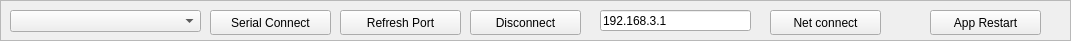
   <widget class="QFrame" name="frame">
    <property name="geometry">
     <rect>
      <x>7</x>
      <y>10</y>
      <width>1071</width>
      <height>41</height>
     </rect>
    </property>
    <property name="frameShape">
     <enum>QFrame::StyledPanel</enum>
    </property>
    <property name="frameShadow">
     <enum>QFrame::Raised</enum>
    </property>
    <property name="lineWidth">
     <number>4</number>
    </property>
    <property name="midLineWidth">
     <number>3</number>
    </property>
    <widget class="QPushButton" name="pushButtonConnect">
     <property name="geometry">
      <rect>
       <x>210</x>
       <y>10</y>
       <width>121</width>
       <height>25</height>
      </rect>
     </property>
     <property name="text">
      <string>Serial Connect</string>
     </property>
    </widget>
    <widget class="QComboBox" name="comboBoxPort">
     <property name="geometry">
      <rect>
       <x>10</x>
       <y>10</y>
       <width>191</width>
       <height>22</height>
      </rect>
     </property>
    </widget>
    <widget class="QPushButton" name="pushButtonDisconnect">
     <property name="geometry">
      <rect>
       <x>470</x>
       <y>10</y>
       <width>111</width>
       <height>25</height>
      </rect>
     </property>
     <property name="text">
      <string>Disconnect</string>
     </property>
    </widget>
    <widget class="QPushButton" name="pushButtonAppRestart">
     <property name="geometry">
      <rect>
       <x>930</x>
       <y>10</y>
       <width>111</width>
       <height>25</height>
      </rect>
     </property>
     <property name="text">
      <string>App Restart</string>
     </property>
    </widget>
    <widget class="QPushButton" name="pushButtonRefreshPort">
     <property name="geometry">
      <rect>
       <x>340</x>
       <y>10</y>
       <width>121</width>
       <height>25</height>
      </rect>
     </property>
     <property name="text">
      <string>Refresh Port</string>
     </property>
    </widget>
    <widget class="QLineEdit" name="lineEditIPString">
     <property name="geometry">
      <rect>
       <x>600</x>
       <y>10</y>
       <width>151</width>
       <height>21</height>
      </rect>
     </property>
     <property name="text">
      <string>192.168.3.1</string>
     </property>
    </widget>
    <widget class="QPushButton" name="pushButtonNetConnect">
     <property name="geometry">
      <rect>
       <x>770</x>
       <y>10</y>
       <width>111</width>
       <height>25</height>
      </rect>
     </property>
     <property name="text">
      <string>Net connect</string>
     </property>
    </widget>
   </widget>
